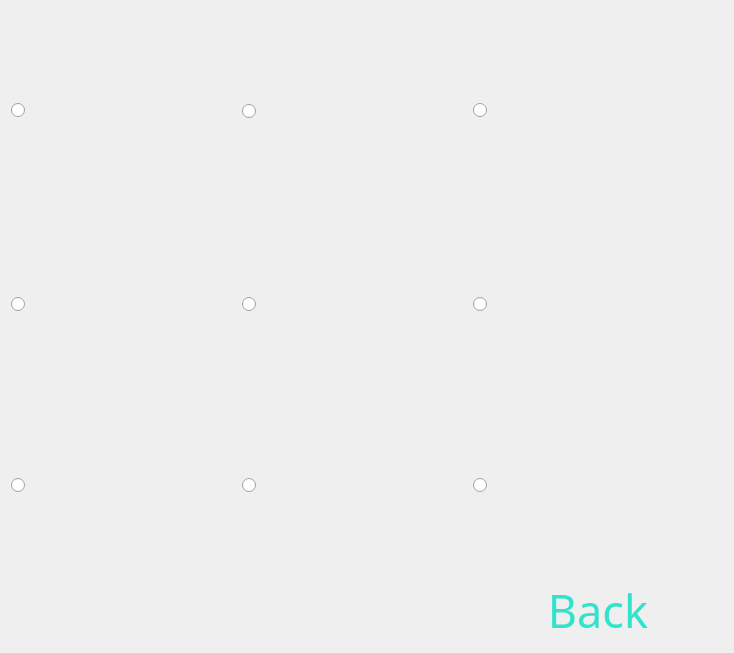
      <widget class="QWidget" name="instrumentPage">
       <property name="styleSheet">
        <string notr="true"/>
       </property>
       <layout class="QGridLayout" name="gridLayout_21">
        <item row="1" column="1">
         <widget class="QRadioButton" name="eFlute">
          <property name="sizePolicy">
           <sizepolicy hsizetype="Fixed" vsizetype="Fixed">
            <horstretch>0</horstretch>
            <verstretch>0</verstretch>
           </sizepolicy>
          </property>
          <property name="minimumSize">
           <size>
            <width>225</width>
            <height>175</height>
           </size>
          </property>
          <property name="styleSheet">
           <string notr="true">image: url(:/resources/flute.png);</string>
          </property>
          <property name="text">
           <string/>
          </property>
         </widget>
        </item>
        <item row="2" column="2">
         <widget class="QRadioButton" name="iSweepPad">
          <property name="sizePolicy">
           <sizepolicy hsizetype="Fixed" vsizetype="Fixed">
            <horstretch>0</horstretch>
            <verstretch>0</verstretch>
           </sizepolicy>
          </property>
          <property name="minimumSize">
           <size>
            <width>250</width>
            <height>175</height>
           </size>
          </property>
          <property name="styleSheet">
           <string notr="true">image: url(:/resources/img_493343.png);</string>
          </property>
          <property name="text">
           <string/>
          </property>
         </widget>
        </item>
        <item row="2" column="1">
         <widget class="QRadioButton" name="hHarp">
          <property name="sizePolicy">
           <sizepolicy hsizetype="Fixed" vsizetype="Fixed">
            <horstretch>0</horstretch>
            <verstretch>0</verstretch>
           </sizepolicy>
          </property>
          <property name="minimumSize">
           <size>
            <width>225</width>
            <height>150</height>
           </size>
          </property>
          <property name="styleSheet">
           <string notr="true">image: url(:/resources/harp.png);</string>
          </property>
          <property name="text">
           <string/>
          </property>
         </widget>
        </item>
        <item row="3" column="2">
         <widget class="QPushButton" name="backButtonInstrumentPage">
          <property name="palette">
           <palette>
            <active>
             <colorrole role="WindowText">
              <brush brushstyle="SolidPattern">
               <color alpha="255">
                <red>48</red>
                <green>227</green>
                <blue>202</blue>
               </color>
              </brush>
             </colorrole>
             <colorrole role="Button">
              <brush brushstyle="SolidPattern">
               <color alpha="0">
                <red>0</red>
                <green>0</green>
                <blue>0</blue>
               </color>
              </brush>
             </colorrole>
             <colorrole role="Text">
              <brush brushstyle="SolidPattern">
               <color alpha="255">
                <red>48</red>
                <green>227</green>
                <blue>202</blue>
               </color>
              </brush>
             </colorrole>
             <colorrole role="ButtonText">
              <brush brushstyle="SolidPattern">
               <color alpha="255">
                <red>48</red>
                <green>227</green>
                <blue>202</blue>
               </color>
              </brush>
             </colorrole>
             <colorrole role="Base">
              <brush brushstyle="SolidPattern">
               <color alpha="0">
                <red>0</red>
                <green>0</green>
                <blue>0</blue>
               </color>
              </brush>
             </colorrole>
             <colorrole role="Window">
              <brush brushstyle="SolidPattern">
               <color alpha="0">
                <red>0</red>
                <green>0</green>
                <blue>0</blue>
               </color>
              </brush>
             </colorrole>
            </active>
            <inactive>
             <colorrole role="WindowText">
              <brush brushstyle="SolidPattern">
               <color alpha="255">
                <red>48</red>
                <green>227</green>
                <blue>202</blue>
               </color>
              </brush>
             </colorrole>
             <colorrole role="Button">
              <brush brushstyle="SolidPattern">
               <color alpha="0">
                <red>0</red>
                <green>0</green>
                <blue>0</blue>
               </color>
              </brush>
             </colorrole>
             <colorrole role="Text">
              <brush brushstyle="SolidPattern">
               <color alpha="255">
                <red>48</red>
                <green>227</green>
                <blue>202</blue>
               </color>
              </brush>
             </colorrole>
             <colorrole role="ButtonText">
              <brush brushstyle="SolidPattern">
               <color alpha="255">
                <red>48</red>
                <green>227</green>
                <blue>202</blue>
               </color>
              </brush>
             </colorrole>
             <colorrole role="Base">
              <brush brushstyle="SolidPattern">
               <color alpha="0">
                <red>0</red>
                <green>0</green>
                <blue>0</blue>
               </color>
              </brush>
             </colorrole>
             <colorrole role="Window">
              <brush brushstyle="SolidPattern">
               <color alpha="0">
                <red>0</red>
                <green>0</green>
                <blue>0</blue>
               </color>
              </brush>
             </colorrole>
            </inactive>
            <disabled>
             <colorrole role="WindowText">
              <brush brushstyle="SolidPattern">
               <color alpha="255">
                <red>48</red>
                <green>227</green>
                <blue>202</blue>
               </color>
              </brush>
             </colorrole>
             <colorrole role="Button">
              <brush brushstyle="SolidPattern">
               <color alpha="0">
                <red>0</red>
                <green>0</green>
                <blue>0</blue>
               </color>
              </brush>
             </colorrole>
             <colorrole role="Text">
              <brush brushstyle="SolidPattern">
               <color alpha="255">
                <red>48</red>
                <green>227</green>
                <blue>202</blue>
               </color>
              </brush>
             </colorrole>
             <colorrole role="ButtonText">
              <brush brushstyle="SolidPattern">
               <color alpha="255">
                <red>48</red>
                <green>227</green>
                <blue>202</blue>
               </color>
              </brush>
             </colorrole>
             <colorrole role="Base">
              <brush brushstyle="SolidPattern">
               <color alpha="0">
                <red>0</red>
                <green>0</green>
                <blue>0</blue>
               </color>
              </brush>
             </colorrole>
             <colorrole role="Window">
              <brush brushstyle="SolidPattern">
               <color alpha="0">
                <red>0</red>
                <green>0</green>
                <blue>0</blue>
               </color>
              </brush>
             </colorrole>
            </disabled>
           </palette>
          </property>
          <property name="font">
           <font>
            <family>Segoe UI Black</family>
            <pointsize>34</pointsize>
            <weight>10</weight>
            <italic>false</italic>
            <bold>false</bold>
           </font>
          </property>
          <property name="autoFillBackground">
           <bool>false</bool>
          </property>
          <property name="styleSheet">
           <string notr="true">
#backButtonInstrumentPage {
    background-color: Transparent;
    background-repeat:no-repeat;
    border: none;
    cursor:pointer;
    overflow: hidden;
    outline:none;
	font: 87 34pt &quot;Segoe UI Black&quot;;
	color:rgb(48, 227, 202);
}

#backButtonInstrumentPage:hover{
    background-color: Transparent;
    background-repeat:no-repeat;
    border: none;
    cursor:pointer;
    overflow: hidden;
    outline:none;
	color:rgb(250, 204, 46);
	font: 87 34pt &quot;Segoe UI Black&quot;;
}</string>
          </property>
          <property name="text">
           <string>Back</string>
          </property>
          <property name="flat">
           <bool>true</bool>
          </property>
         </widget>
        </item>
        <item row="1" column="2">
         <widget class="QRadioButton" name="fFrenchHorn">
          <property name="sizePolicy">
           <sizepolicy hsizetype="Fixed" vsizetype="Fixed">
            <horstretch>0</horstretch>
            <verstretch>0</verstretch>
           </sizepolicy>
          </property>
          <property name="minimumSize">
           <size>
            <width>225</width>
            <height>175</height>
           </size>
          </property>
          <property name="styleSheet">
           <string notr="true">image: url(:/resources/french horn.png);</string>
          </property>
          <property name="text">
           <string/>
          </property>
         </widget>
        </item>
        <item row="2" column="0">
         <widget class="QRadioButton" name="gVibraphone">
          <property name="sizePolicy">
           <sizepolicy hsizetype="Fixed" vsizetype="Fixed">
            <horstretch>0</horstretch>
            <verstretch>0</verstretch>
           </sizepolicy>
          </property>
          <property name="minimumSize">
           <size>
            <width>225</width>
            <height>150</height>
           </size>
          </property>
          <property name="styleSheet">
           <string notr="true">image: url(:/resources/xylophone.png);</string>
          </property>
          <property name="text">
           <string/>
          </property>
         </widget>
        </item>
        <item row="0" column="1">
         <widget class="QRadioButton" name="bOrgan">
          <property name="sizePolicy">
           <sizepolicy hsizetype="Fixed" vsizetype="Fixed">
            <horstretch>0</horstretch>
            <verstretch>0</verstretch>
           </sizepolicy>
          </property>
          <property name="minimumSize">
           <size>
            <width>225</width>
            <height>200</height>
           </size>
          </property>
          <property name="styleSheet">
           <string notr="true">image: url(:/resources/organ.png);</string>
          </property>
          <property name="text">
           <string/>
          </property>
         </widget>
        </item>
        <item row="0" column="2">
         <widget class="QRadioButton" name="cStrings">
          <property name="sizePolicy">
           <sizepolicy hsizetype="Fixed" vsizetype="Fixed">
            <horstretch>0</horstretch>
            <verstretch>0</verstretch>
           </sizepolicy>
          </property>
          <property name="minimumSize">
           <size>
            <width>225</width>
            <height>175</height>
           </size>
          </property>
          <property name="styleSheet">
           <string notr="true">image: url(:/resources/violin.png);</string>
          </property>
          <property name="text">
           <string/>
          </property>
         </widget>
        </item>
        <item row="0" column="0">
         <widget class="QRadioButton" name="aPiano">
          <property name="sizePolicy">
           <sizepolicy hsizetype="Fixed" vsizetype="Fixed">
            <horstretch>0</horstretch>
            <verstretch>0</verstretch>
           </sizepolicy>
          </property>
          <property name="minimumSize">
           <size>
            <width>225</width>
            <height>175</height>
           </size>
          </property>
          <property name="autoFillBackground">
           <bool>false</bool>
          </property>
          <property name="styleSheet">
           <string notr="true">image: url(:/resources/piano.png);</string>
          </property>
          <property name="text">
           <string/>
          </property>
         </widget>
        </item>
        <item row="1" column="0">
         <widget class="QRadioButton" name="dGuitar">
          <property name="sizePolicy">
           <sizepolicy hsizetype="Fixed" vsizetype="Fixed">
            <horstretch>0</horstretch>
            <verstretch>0</verstretch>
           </sizepolicy>
          </property>
          <property name="minimumSize">
           <size>
            <width>225</width>
            <height>175</height>
           </size>
          </property>
          <property name="styleSheet">
           <string notr="true">image: url(:/resources/guitar.png);</string>
          </property>
          <property name="text">
           <string/>
          </property>
         </widget>
        </item>
       </layout>
      </widget>
